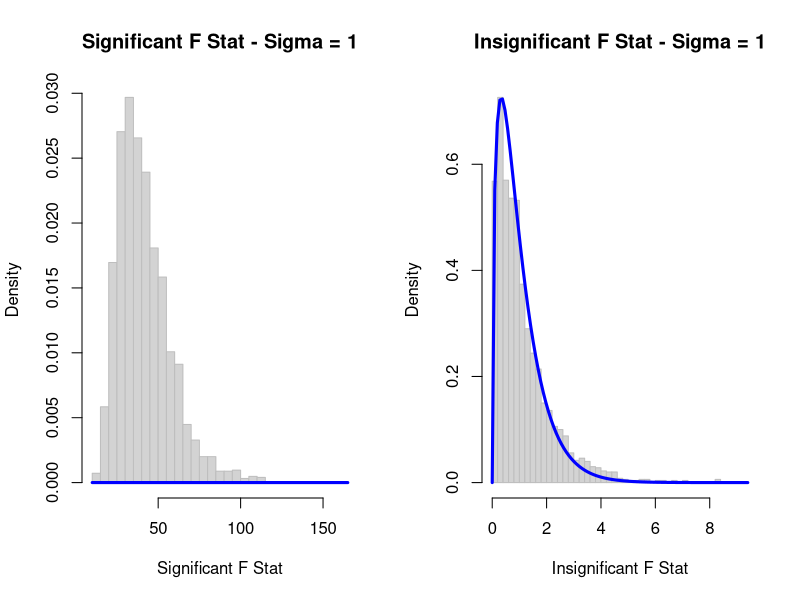
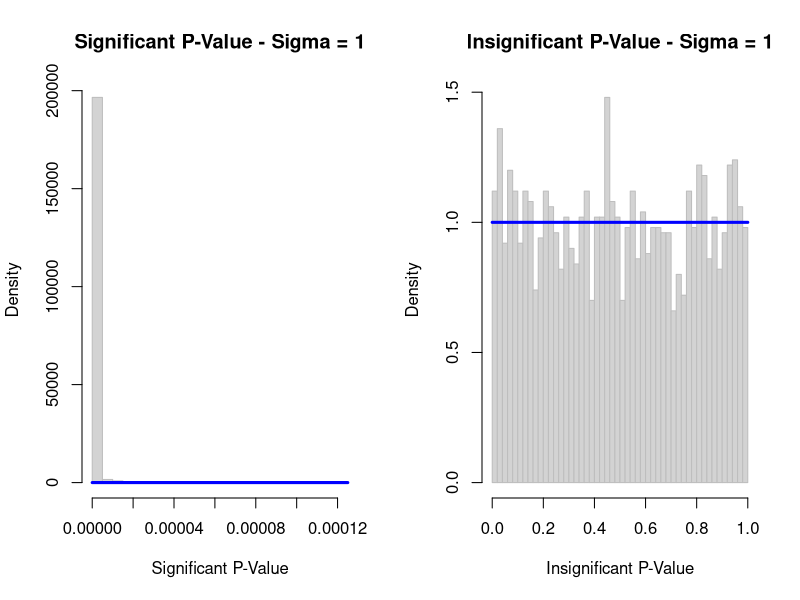
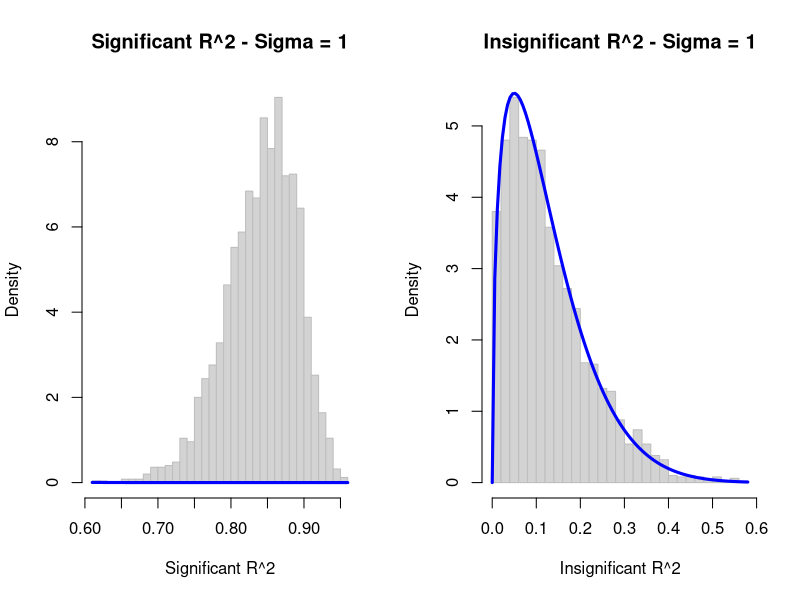
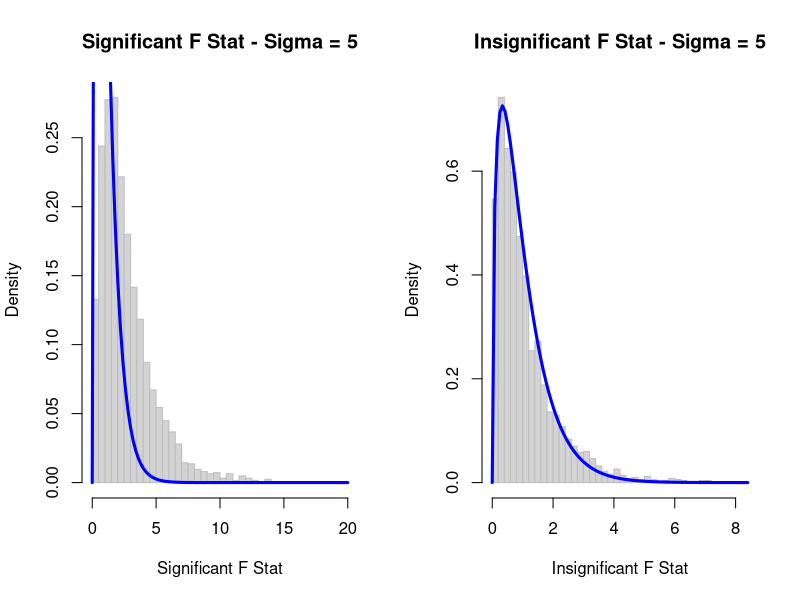
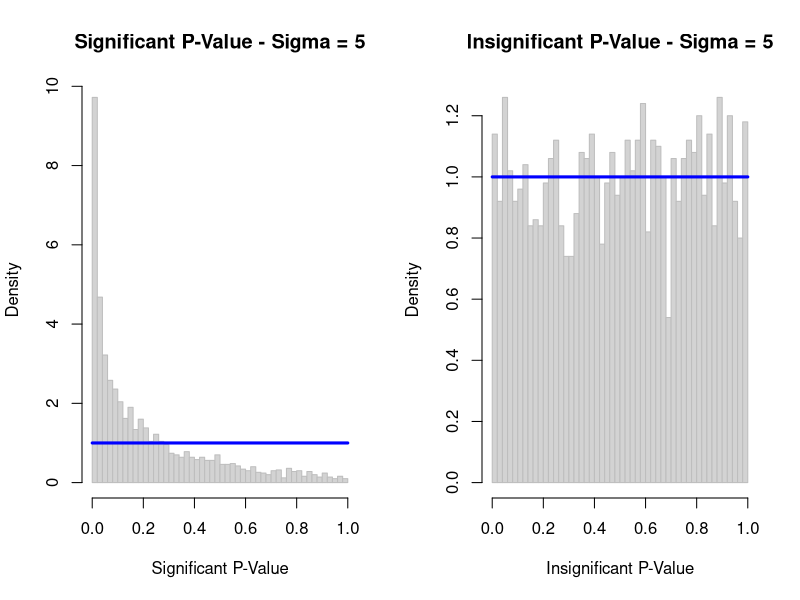
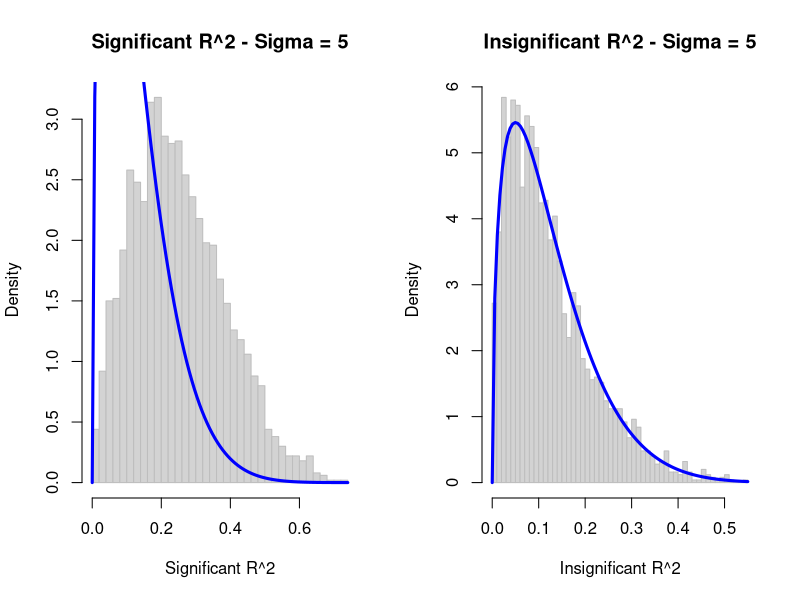
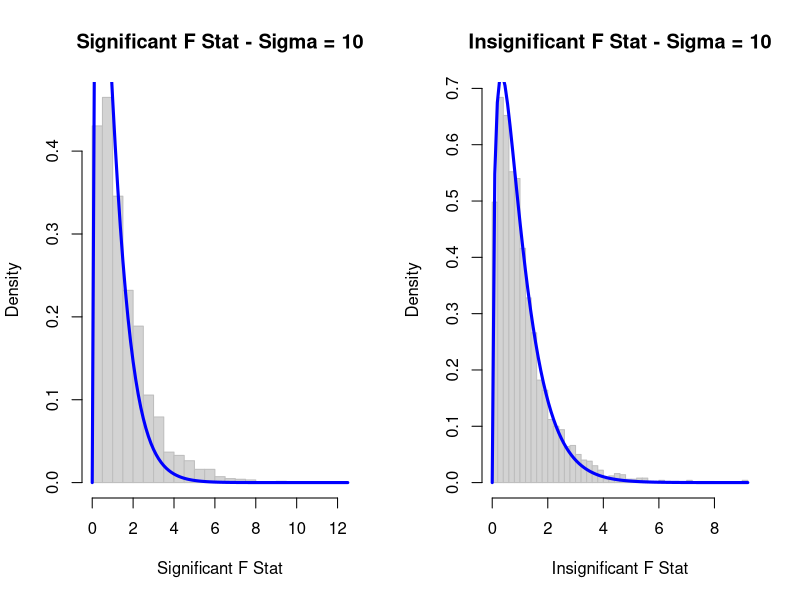
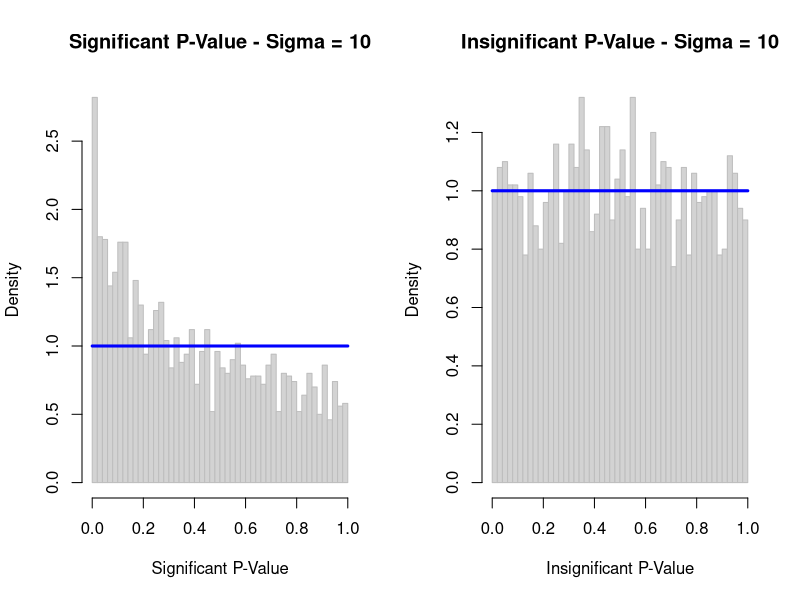

The R script that drew these images, in order:
## ---- chunk 1
library(readr)
study1 = read_csv("study_1.csv")
set.seed(19981127)
#sigma level 1, sigma = 1
sim1_sigma1 = data.frame(#initialize dataframe for level 1 sigma
                          full_ftest = rep(0, 2500),
                          full_pval = rep(0, 2500),
                          full_rsq = rep(0, 2500),
                          red_ftest = rep(0, 2500),
                          red_pval = rep(0, 2500),
                          red_rsq = rep(0, 2500)
)

for (i in 1:2500) {#sigma level 1
  epsilon = rnorm(25, mean = 0, sd = 1) #generate error terms
  study1$y = 3 + 1*study1$x1 + 1*study1$x2 + 1*study1$x3 + epsilon #generate y values for full model
  full_mod = lm(y ~ x1 + x2 + x3, data=study1) #full (significant) model
  sim1_sigma1$full_ftest[i] = summary(full_mod)$fstatistic[[1]]
  sim1_sigma1$full_pval[i] = pf(summary(full_mod)$fstatistic[[1]], 3, 21, lower.tail=FALSE)
  sim1_sigma1$full_rsq[i] = summary(full_mod)$r.squared
  
  study1$y = 3 + epsilon
  red_mod = lm(y ~ x1 + x2 + x3, data=study1)
  sim1_sigma1$red_ftest[i] = summary(red_mod)$fstatistic[[1]]
  sim1_sigma1$red_pval[i] = pf(summary(red_mod)$fstatistic[[1]], 3, 21, lower.tail=FALSE)
  sim1_sigma1$red_rsq[i] = summary(red_mod)$r.squared
  
}

sim1_sigma2 = data.frame(#initialize dataframe for level 2 sigma
                          full_ftest = rep(0, 2500),
                          full_pval = rep(0, 2500),
                          full_rsq = rep(0, 2500),
                          red_ftest = rep(0, 2500),
                          red_pval = rep(0, 2500),
                          red_rsq = rep(0, 2500)
)

for (i in 1:2500) {#sigma level 2
  epsilon = rnorm(25, mean = 0, sd = 5) #generate error terms
  study1$y = 3 + 1*study1$x1 + 1*study1$x2 + 1*study1$x3 + epsilon #generate y values for full model
  full_mod = lm(y ~ x1 + x2 + x3, data=study1) #full (significant) model
  sim1_sigma2$full_ftest[i] = summary(full_mod)$fstatistic[[1]]
  sim1_sigma2$full_pval[i] = pf(summary(full_mod)$fstatistic[[1]], 3, 21, lower.tail=FALSE)
  sim1_sigma2$full_rsq[i] = summary(full_mod)$r.squared
  
  study1$y = 3 + epsilon
  red_mod = lm(y ~ x1 + x2 + x3, data=study1)
  sim1_sigma2$red_ftest[i] = summary(red_mod)$fstatistic[[1]]
  sim1_sigma2$red_pval[i] = pf(summary(red_mod)$fstatistic[[1]], 3, 21, lower.tail=FALSE)
  sim1_sigma2$red_rsq[i] = summary(red_mod)$r.squared
  
}

sim1_sigma3 = data.frame(#initialize dataframe for level 3 sigma
                          full_ftest = rep(0, 2500),
                          full_pval = rep(0, 2500),
                          full_rsq = rep(0, 2500),
                          red_ftest = rep(0, 2500),
                          red_pval = rep(0, 2500),
                          red_rsq = rep(0, 2500)
)

for (i in 1:2500) {#sigma level 3
  epsilon = rnorm(25, mean = 0, sd = 10) #generate error terms
  study1$y = 3 + 1*study1$x1 + 1*study1$x2 + 1*study1$x3 + epsilon #generate y values for full model
  full_mod = lm(y ~ x1 + x2 + x3, data=study1) #full (significant) model
  sim1_sigma3$full_ftest[i] = summary(full_mod)$fstatistic[[1]]
  sim1_sigma3$full_pval[i] = pf(summary(full_mod)$fstatistic[[1]], 3, 21, lower.tail=FALSE)
  sim1_sigma3$full_rsq[i] = summary(full_mod)$r.squared
  
  study1$y = 3 + epsilon
  red_mod = lm(y ~ x1 + x2 + x3, data=study1)
  sim1_sigma3$red_ftest[i] = summary(red_mod)$fstatistic[[1]]
  sim1_sigma3$red_pval[i] = pf(summary(red_mod)$fstatistic[[1]], 3, 21, lower.tail=FALSE)
  sim1_sigma3$red_rsq[i] = summary(red_mod)$r.squared
  
}
## ---- chunk 2
##BEGIN PLOTTING CODE

##Sigma = 1##

#F Statistic Distributions#

par(mfrow = c(1, 2))
hist(
      sim1_sigma1$full_ftest,
      main = 'Significant F Stat - Sigma = 1',
      border = 'grey',
      xlab = 'Significant F Stat',
      prob = TRUE,
      breaks = 40
     )
x = sim1_sigma1$full_ftest
curve(df(x, 3, 2496), col = 'blue', add = TRUE, lwd = 3)

hist(
      sim1_sigma1$red_ftest,
      main = 'Insignificant F Stat - Sigma = 1',
      border = 'grey',
      xlab = 'Insignificant F Stat',
      prob = TRUE,
      breaks = 40
     )
x = sim1_sigma1$red_ftest
curve(df(x, 3, 2496), col = 'blue', add = TRUE, lwd = 3)

#P-Value Distributions#
par(mfrow = c(1, 2))
hist(
      sim1_sigma1$full_pval,
      main = 'Significant P-Value - Sigma = 1',
      border = 'grey',
      xlab = 'Significant P-Value',
      prob = TRUE,
      breaks = 40
     )
x = sim1_sigma1$full_pval
curve(dunif(x), col='blue', add=TRUE, lwd=3)
hist(
      sim1_sigma1$red_pval,
      main = 'Insignificant P-Value - Sigma = 1',
      border = 'grey',
      xlab = 'Insignificant P-Value',
      prob = TRUE,
      breaks = 40
     )
x = sim1_sigma1$red_pval
curve(dunif(x), col='blue', add=TRUE, lwd=3)
#R-Squared Distributions#
par(mfrow = c(1, 2))
hist(
      sim1_sigma1$full_rsq,
      main = 'Significant R^2 - Sigma = 1',
      border = 'grey',
      xlab = 'Significant R^2',
      prob = TRUE,
      breaks = 40
     )
x = sim1_sigma1$full_rsq
curve(dbeta(x, 3/2, 21/2), col='blue', add=TRUE, lwd=3)
hist(
      sim1_sigma1$red_rsq,
      main = 'Insignificant R^2 - Sigma = 1',
      border = 'grey',
      xlab = 'Insignificant R^2',
      prob = TRUE,
      breaks = 40
     )
x = sim1_sigma1$red_rsq
curve(dbeta(x, 3/2, 21/2), col='blue', add=TRUE, lwd=3)
## ---- chunk 3
##Sigma = 5##

#F Statistic Distributions#

par(mfrow = c(1, 2))
hist(
      sim1_sigma2$full_ftest,
      main = 'Significant F Stat - Sigma = 5',
      border = 'grey',
      xlab = 'Significant F Stat',
      prob = TRUE,
      breaks = 40
     )
x = sim1_sigma2$full_ftest
curve(df(x, 3, 2496), col = 'blue', add = TRUE, lwd = 3)

hist(
      sim1_sigma2$red_ftest,
      main = 'Insignificant F Stat - Sigma = 5',
      border = 'grey',
      xlab = 'Insignificant F Stat',
      prob = TRUE,
      breaks = 40
     )
x = sim1_sigma2$red_ftest
curve(df(x, 3, 2496), col = 'blue', add = TRUE, lwd = 3)

#P-Value Distributions#
par(mfrow = c(1, 2))
hist(
      sim1_sigma2$full_pval,
      main = 'Significant P-Value - Sigma = 5',
      border = 'grey',
      xlab = 'Significant P-Value',
      prob = TRUE,
      breaks = 40
     )
x = sim1_sigma2$full_pval
curve(dunif(x), col='blue', add=TRUE, lwd=3)
hist(
      sim1_sigma2$red_pval,
      main = 'Insignificant P-Value - Sigma = 5',
      border = 'grey',
      xlab = 'Insignificant P-Value',
      prob = TRUE,
      breaks = 40
     )
x = sim1_sigma2$red_pval
curve(dunif(x), col='blue', add=TRUE, lwd=3)
#R-Squared Distributions#
par(mfrow = c(1, 2))
hist(
      sim1_sigma2$full_rsq,
      main = 'Significant R^2 - Sigma = 5',
      border = 'grey',
      xlab = 'Significant R^2',
      prob = TRUE,
      breaks = 40
     )
x = sim1_sigma2$full_rsq
curve(dbeta(x, 3/2, 21/2), col='blue', add=TRUE, lwd=3)
hist(
      sim1_sigma2$red_rsq,
      main = 'Insignificant R^2 - Sigma = 5',
      border = 'grey',
      xlab = 'Insignificant R^2',
      prob = TRUE,
      breaks = 40
     )
x = sim1_sigma2$red_rsq
curve(dbeta(x, 3/2, 21/2), col='blue', add=TRUE, lwd=3)
## ---- chunk 4
##Sigma = 10##

#F Statistic Distributions#

par(mfrow = c(1, 2))
hist(
      sim1_sigma3$full_ftest,
      main = 'Significant F Stat - Sigma = 10',
      border = 'grey',
      xlab = 'Significant F Stat',
      prob = TRUE,
      breaks =  40
     )
x = sim1_sigma3$full_ftest
curve(df(x, 3, 2496), col = 'blue', add = TRUE, lwd = 3)

hist(
      sim1_sigma3$red_ftest,
      main = 'Insignificant F Stat - Sigma = 10',
      border = 'grey',
      xlab = 'Insignificant F Stat',
      prob = TRUE,
      breaks = 40
     )
x = sim1_sigma3$red_ftest
curve(df(x, 3, 2496), col = 'blue', add = TRUE, lwd = 3)

#P-Value Distributions#
par(mfrow = c(1, 2))
hist(
      sim1_sigma3$full_pval,
      main = 'Significant P-Value - Sigma = 10',
      border = 'grey',
      xlab = 'Significant P-Value',
      prob = TRUE,
      breaks = 40
     )
x = sim1_sigma3$full_pval
curve(dunif(x), col='blue', add=TRUE, lwd=3)
hist(
      sim1_sigma3$red_pval,
      main = 'Insignificant P-Value - Sigma = 10',
      border = 'grey',
      xlab = 'Insignificant P-Value',
      prob = TRUE,
      breaks = 40
     )
x = sim1_sigma3$red_pval
curve(dunif(x), col='blue', add=TRUE, lwd=3)
#R-Squared Distributions#
par(mfrow = c(1, 2))
hist(
      sim1_sigma3$full_rsq,
      main = 'Significant R^2 - Sigma = 10',
      border = 'grey',
      xlab = 'Significant R-Squared',
      prob = TRUE,
      breaks = 40
     )
x = sim1_sigma3$full_rsq
curve(dbeta(x, 3/2, 21/2), col='blue', add=TRUE, lwd=3)
hist(
      sim1_sigma3$red_rsq,
      main = 'Insignificant R^2 - Sigma = 10',
      border = 'grey',
      xlab = 'Insignificant R^2',
      prob = TRUE,
      breaks = 40
     )
x = sim1_sigma3$red_rsq
curve(dbeta(x, 3/2, 21/2), col='blue', add=TRUE, lwd=3)



## ---- chunk 5
library(readr)
sim2_data = read_csv("study_2.csv")
set.seed(19981128)#set seed for reproducable results
sigmas = c(1, 2, 4)#define sigma values for each simulation
n = 500 #sample size

rmse = function(actual, fitted) {
  sqrt(sum((actual - fitted)^2) / length((actual)))
}
rmse_sig1 = data.frame(
                    mod1_trn = rep(0, 1000),
                    mod1_tst = rep(0, 1000),
                    mod2_trn = rep(0, 1000),
                    mod2_tst = rep(0, 1000),
                    mod3_trn = rep(0, 1000),
                    mod3_tst = rep(0, 1000),
                    mod4_trn = rep(0, 1000),
                    mod4_tst = rep(0, 1000),
                    mod5_trn = rep(0, 1000),
                    mod5_tst = rep(0, 1000),
                    mod6_trn = rep(0, 1000),
                    mod6_tst = rep(0, 1000),
                    mod7_trn = rep(0, 1000),
                    mod7_tst = rep(0, 1000),
                    mod8_trn = rep(0, 1000),
                    mod8_tst = rep(0, 1000),
                    mod9_trn = rep(0, 1000),
                    mod9_tst = rep(0, 1000)
                    )
rmse_sig2 = data.frame(
                    mod1_trn = rep(0, 1000),
                    mod1_tst = rep(0, 1000),
                    mod2_trn = rep(0, 1000),
                    mod2_tst = rep(0, 1000),
                    mod3_trn = rep(0, 1000),
                    mod3_tst = rep(0, 1000),
                    mod4_trn = rep(0, 1000),
                    mod4_tst = rep(0, 1000),
                    mod5_trn = rep(0, 1000),
                    mod5_tst = rep(0, 1000),
                    mod6_trn = rep(0, 1000),
                    mod6_tst = rep(0, 1000),
                    mod7_trn = rep(0, 1000),
                    mod7_tst = rep(0, 1000),
                    mod8_trn = rep(0, 1000),
                    mod8_tst = rep(0, 1000),
                    mod9_trn = rep(0, 1000),
                    mod9_tst = rep(0, 1000)
                    )
rmse_sig3 = data.frame(
                    mod1_trn = rep(0, 1000),
                    mod1_tst = rep(0, 1000),
                    mod2_trn = rep(0, 1000),
                    mod2_tst = rep(0, 1000),
                    mod3_trn = rep(0, 1000),
                    mod3_tst = rep(0, 1000),
                    mod4_trn = rep(0, 1000),
                    mod4_tst = rep(0, 1000),
                    mod5_trn = rep(0, 1000),
                    mod5_tst = rep(0, 1000),
                    mod6_trn = rep(0, 1000),
                    mod6_tst = rep(0, 1000),
                    mod7_trn = rep(0, 1000),
                    mod7_tst = rep(0, 1000),
                    mod8_trn = rep(0, 1000),
                    mod8_tst = rep(0, 1000),
                    mod9_trn = rep(0, 1000),
                    mod9_tst = rep(0, 1000)
                    )
## ---- chunk 6
##BEGIN SIMULATION
for (sig in sigmas) {
  for (i in 1:1000) {
    epsilon = rnorm(n, 0, sig)#generate error terms
    sim2_data$y = 0 + 5*sim2_data$x1 + -4*sim2_data$x2 + 1.6*sim2_data$x3 + -1.1*sim2_data$x4 + .7*sim2_data$x5
      +.3*sim2_data$x6 + epsilon #generate y
    
    train_idx = sample(1:nrow(sim2_data), 250)#create train index
    train = sim2_data[train_idx,]#set train to be data containing all columns and only rows in train index
    test = sim2_data[-train_idx,]#set test data to be all other data
    
    #start model creation
    mod1 = lm(y ~ x1, data = train)
    mod2 = lm(y ~ x1 + x2, data = train)
    mod3 = lm(y ~ x1 + x2 + x3, data = train)
    mod4 = lm(y ~ x1 + x2 + x3 + x4, data = train)
    mod5 = lm(y ~ x1 + x2 + x3 + x4 + x5, data = train)
    mod6 = lm(y ~ x1 + x2 + x3 + x4 + x5 + x6, data = train)#TRUE model
    mod7 = lm(y ~ x1 + x2 + x3 + x4 + x5 + x6 + x7, data = train)
    mod8 = lm(y ~ x1 + x2 + x3 + x4 + x5 + x6 + x7 + x8, data = train)
    mod9 = lm(y ~ x1 + x2 + x3 + x4 + x5 + x6 + x7 + x8 + x9, data = train)
    
    #calculate rmse for train and test data on each model
    if (sig == 1) {
      rmse_sig1$mod1_trn[i] = rmse(sim2_data$y, mod1$fitted)
      rmse_sig1$mod1_tst[i] = rmse(sim2_data$y, predict(mod1, test))
      rmse_sig1$mod2_trn[i] = rmse(sim2_data$y, mod2$fitted)
      rmse_sig1$mod2_tst[i] = rmse(sim2_data$y, predict(mod2, test))
      rmse_sig1$mod3_trn[i] = rmse(sim2_data$y, mod3$fitted)
      rmse_sig1$mod3_tst[i] = rmse(sim2_data$y, predict(mod3, test))
      rmse_sig1$mod4_trn[i] = rmse(sim2_data$y, mod4$fitted)
      rmse_sig1$mod4_tst[i] = rmse(sim2_data$y, predict(mod4, test))
      rmse_sig1$mod5_trn[i] = rmse(sim2_data$y, mod5$fitted)
      rmse_sig1$mod5_tst[i] = rmse(sim2_data$y, predict(mod5, test))
      rmse_sig1$mod6_trn[i] = rmse(sim2_data$y, mod6$fitted)
      rmse_sig1$mod6_tst[i] = rmse(sim2_data$y, predict(mod6, test))
      rmse_sig1$mod7_trn[i] = rmse(sim2_data$y, mod7$fitted)
      rmse_sig1$mod7_tst[i] = rmse(sim2_data$y, predict(mod7, test))
      rmse_sig1$mod8_trn[i] = rmse(sim2_data$y, mod8$fitted)
      rmse_sig1$mod8_tst[i] = rmse(sim2_data$y, predict(mod8, test))
      rmse_sig1$mod9_trn[i] = rmse(sim2_data$y, mod9$fitted)
      rmse_sig1$mod9_tst[i] = rmse(sim2_data$y, predict(mod9, test))
    } 
    if (sig == 2) {
      rmse_sig2$mod1_trn[i] = rmse(sim2_data$y, mod1$fitted)
      rmse_sig2$mod1_tst[i] = rmse(sim2_data$y, predict(mod1, test))
      rmse_sig2$mod2_trn[i] = rmse(sim2_data$y, mod2$fitted)
      rmse_sig2$mod2_tst[i] = rmse(sim2_data$y, predict(mod2, test))
      rmse_sig2$mod3_trn[i] = rmse(sim2_data$y, mod3$fitted)
      rmse_sig2$mod3_tst[i] = rmse(sim2_data$y, predict(mod3, test))
      rmse_sig2$mod4_trn[i] = rmse(sim2_data$y, mod4$fitted)
      rmse_sig2$mod4_tst[i] = rmse(sim2_data$y, predict(mod4, test))
      rmse_sig2$mod5_trn[i] = rmse(sim2_data$y, mod5$fitted)
      rmse_sig2$mod5_tst[i] = rmse(sim2_data$y, predict(mod5, test))
      rmse_sig2$mod6_trn[i] = rmse(sim2_data$y, mod6$fitted)
      rmse_sig2$mod6_tst[i] = rmse(sim2_data$y, predict(mod6, test))
      rmse_sig2$mod7_trn[i] = rmse(sim2_data$y, mod7$fitted)
      rmse_sig2$mod7_tst[i] = rmse(sim2_data$y, predict(mod7, test))
      rmse_sig2$mod8_trn[i] = rmse(sim2_data$y, mod8$fitted)
      rmse_sig2$mod8_tst[i] = rmse(sim2_data$y, predict(mod8, test))
      rmse_sig2$mod9_trn[i] = rmse(sim2_data$y, mod9$fitted)
      rmse_sig2$mod9_tst[i] = rmse(sim2_data$y, predict(mod9, test))
    }
    else {
      rmse_sig3$mod1_trn[i] = rmse(sim2_data$y, mod1$fitted)
      rmse_sig3$mod1_tst[i] = rmse(sim2_data$y, predict(mod1, test))
      rmse_sig3$mod2_trn[i] = rmse(sim2_data$y, mod2$fitted)
      rmse_sig3$mod2_tst[i] = rmse(sim2_data$y, predict(mod2, test))
      rmse_sig3$mod3_trn[i] = rmse(sim2_data$y, mod3$fitted)
      rmse_sig3$mod3_tst[i] = rmse(sim2_data$y, predict(mod3, test))
      rmse_sig3$mod4_trn[i] = rmse(sim2_data$y, mod4$fitted)
      rmse_sig3$mod4_tst[i] = rmse(sim2_data$y, predict(mod4, test))
      rmse_sig3$mod5_trn[i] = rmse(sim2_data$y, mod5$fitted)
      rmse_sig3$mod5_tst[i] = rmse(sim2_data$y, predict(mod5, test))
      rmse_sig3$mod6_trn[i] = rmse(sim2_data$y, mod6$fitted)
      rmse_sig3$mod6_tst[i] = rmse(sim2_data$y, predict(mod6, test))
      rmse_sig3$mod7_trn[i] = rmse(sim2_data$y, mod7$fitted)
      rmse_sig3$mod7_tst[i] = rmse(sim2_data$y, predict(mod7, test))
      rmse_sig3$mod8_trn[i] = rmse(sim2_data$y, mod8$fitted)
      rmse_sig3$mod8_tst[i] = rmse(sim2_data$y, predict(mod8, test))
      rmse_sig3$mod9_trn[i] = rmse(sim2_data$y, mod9$fitted)
      rmse_sig3$mod9_tst[i] = rmse(sim2_data$y, predict(mod9, test))
    }
  }
}

